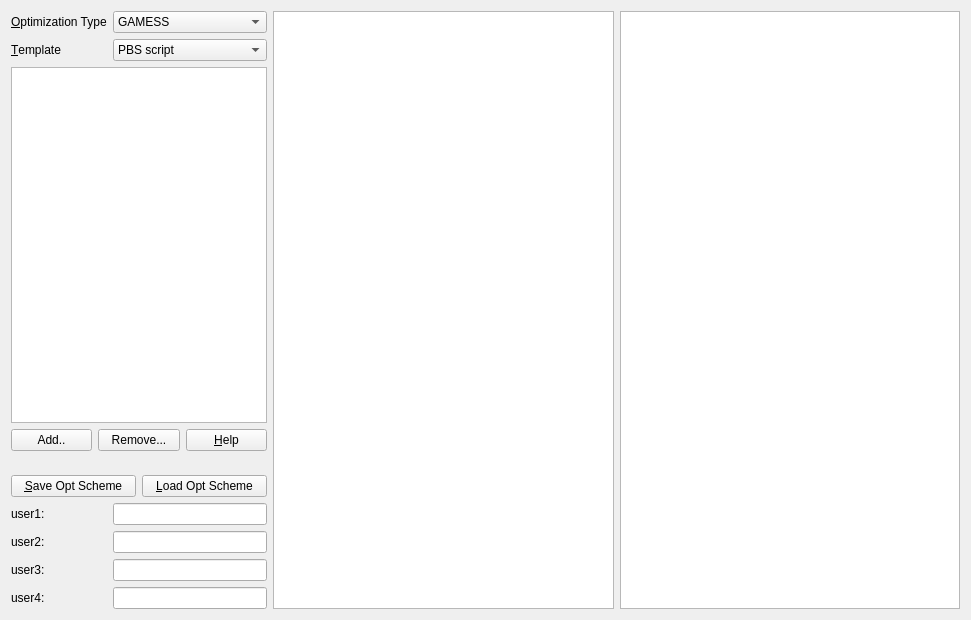
<?xml version="1.0" encoding="UTF-8"?>
<ui version="4.0">
 <class>Tab_Edit</class>
 <widget class="QWidget" name="Tab_Edit">
  <property name="geometry">
   <rect>
    <x>0</x>
    <y>0</y>
    <width>971</width>
    <height>620</height>
   </rect>
  </property>
  <property name="windowTitle">
   <string>Form</string>
  </property>
  <layout class="QGridLayout" name="gridLayout">
   <item row="2" column="0" colspan="4">
    <widget class="QListWidget" name="list_opt"/>
   </item>
   <item row="0" column="4" rowspan="14">
    <widget class="QTextEdit" name="edit_edit"/>
   </item>
   <item row="1" column="0">
    <widget class="QLabel" name="label_15">
     <property name="text">
      <string>&amp;Template</string>
     </property>
     <property name="buddy">
      <cstring>combo_template</cstring>
     </property>
    </widget>
   </item>
   <item row="1" column="1" colspan="3">
    <widget class="QComboBox" name="combo_template">
     <item>
      <property name="text">
       <string>PBS script</string>
      </property>
     </item>
     <item>
      <property name="text">
       <string>job.inp</string>
      </property>
     </item>
    </widget>
   </item>
   <item row="10" column="0">
    <widget class="QLabel" name="label">
     <property name="text">
      <string>user1:</string>
     </property>
    </widget>
   </item>
   <item row="11" column="0">
    <widget class="QLabel" name="label_2">
     <property name="text">
      <string>user2:</string>
     </property>
    </widget>
   </item>
   <item row="12" column="0">
    <widget class="QLabel" name="label_3">
     <property name="text">
      <string>user3:</string>
     </property>
    </widget>
   </item>
   <item row="13" column="0">
    <widget class="QLabel" name="label_4">
     <property name="text">
      <string>user4:</string>
     </property>
    </widget>
   </item>
   <item row="10" column="1" colspan="3">
    <widget class="QLineEdit" name="edit_user1"/>
   </item>
   <item row="11" column="1" colspan="3">
    <widget class="QLineEdit" name="edit_user2"/>
   </item>
   <item row="12" column="1" colspan="3">
    <widget class="QLineEdit" name="edit_user3"/>
   </item>
   <item row="13" column="1" colspan="3">
    <widget class="QLineEdit" name="edit_user4"/>
   </item>
   <item row="0" column="6" rowspan="14">
    <widget class="QListWidget" name="list_POTCARs"/>
   </item>
   <item row="0" column="0">
    <widget class="QLabel" name="label_5">
     <property name="text">
      <string>&amp;Optimization Type</string>
     </property>
     <property name="buddy">
      <cstring>combo_optType</cstring>
     </property>
    </widget>
   </item>
   <item row="0" column="1" colspan="3">
    <widget class="QComboBox" name="combo_optType">
     <item>
      <property name="text">
       <string>GAMESS</string>
      </property>
     </item>
     <item>
      <property name="text">
       <string>ADF</string>
      </property>
     </item>
     <item>
      <property name="text">
       <string>MOPAC</string>
      </property>
     </item>
    </widget>
   </item>
   <item row="3" column="0" rowspan="2" colspan="4">
    <layout class="QHBoxLayout" name="horizontalLayout">
     <item>
      <widget class="QPushButton" name="push_add">
       <property name="text">
        <string>Add..</string>
       </property>
      </widget>
     </item>
     <item>
      <widget class="QPushButton" name="push_remove">
       <property name="text">
        <string>Remove...</string>
       </property>
      </widget>
     </item>
     <item>
      <widget class="QPushButton" name="push_help">
       <property name="text">
        <string>&amp;Help</string>
       </property>
      </widget>
     </item>
    </layout>
   </item>
   <item row="8" column="0" rowspan="2" colspan="4">
    <layout class="QHBoxLayout" name="horizontalLayout_2">
     <item>
      <widget class="QPushButton" name="push_saveScheme">
       <property name="text">
        <string>&amp;Save Opt Scheme</string>
       </property>
      </widget>
     </item>
     <item>
      <widget class="QPushButton" name="push_loadScheme">
       <property name="text">
        <string>&amp;Load Opt Scheme</string>
       </property>
      </widget>
     </item>
    </layout>
   </item>
  </layout>
 </widget>
 <tabstops>
  <tabstop>combo_optType</tabstop>
  <tabstop>combo_template</tabstop>
  <tabstop>list_opt</tabstop>
  <tabstop>push_add</tabstop>
  <tabstop>push_remove</tabstop>
  <tabstop>push_help</tabstop>
  <tabstop>push_saveScheme</tabstop>
  <tabstop>push_loadScheme</tabstop>
  <tabstop>edit_user1</tabstop>
  <tabstop>edit_user2</tabstop>
  <tabstop>edit_user3</tabstop>
  <tabstop>edit_user4</tabstop>
  <tabstop>edit_edit</tabstop>
  <tabstop>list_POTCARs</tabstop>
 </tabstops>
 <resources/>
 <connections/>
</ui>
